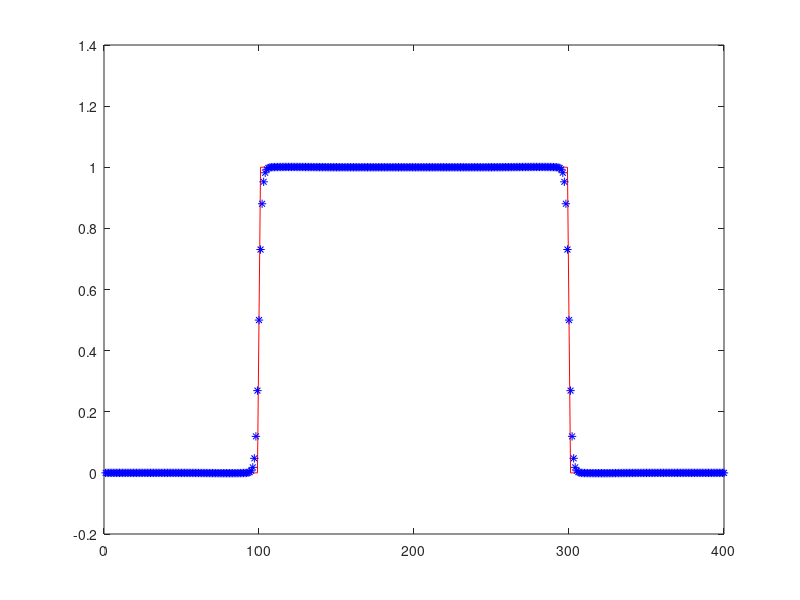

The MATLAB script that drew this image: (Note: this script raises an error after producing the figure.)
%In this version, CH solution is by FFT and width calculation is by taking
%derivative of conc using central difference followed by intepolation at
%ends of the interface. This is a wrong approach. The interpolation should
%be done about the point of symmetry as in v0 and v2 of the code.

clear all;
D=1.0;dt=0.01;N=400;
A=1.0;kappa=1.0;nstep=8000;
col_labels={'width_spec';'width_analytical'}; 

% Declarations
conc=zeros(N,1);
c_prime=zeros(N, 1);

% Initial profile
for i=1:N
    if (i>N/4 && i<3*N/4)
        conc(i)=1;
    end
    if ((i==N/4) || (i==3*N/4))
        conc(i)=0.5;
    end
end

plot(conc, 'r')
hold on

% Define g
g=zeros(N,1);

% Periodic Boundary
halfN=N/2;
delk=2*pi/N;

% Evolve the profile
for p=1:nstep
    
    % Define g
    g=2*A*conc.*(1-conc).*(1-2*conc);
    
    % FFT
    c_hat=fft(conc);
    g_hat=fft(g);
    
    for i=1:N
        
        %Periodic Boundary Condition
        if ((i) <= halfN)
            k=(i)*delk;
        end
        
        if ((i) > halfN)
            k=(i-N)*delk;
        end
        
        k2=k*k;
        k4=k2*k2;
        
        c_hat(i)=(c_hat(i)-dt*k2*g_hat(i))/(1+2*k4*dt);
    end
    
    conc=real(ifft(c_hat));
    
end
plot(conc, 'b*');

x1=get_N(conc, 0.1);
x2=get_N(conc, 0.9);
width_spec=x2-x1;
display(width_spec)

%% Functions

function x_value = get_N(conc_vector, c_value)
istep=numel(conc_vector)/2;
conc_vector=conc_vector-c_value;

for i=1:istep
    if(conc_vector(i)>0)
        x1=i;
        x2=i-1;
        break;
    end
end

N1=conc_vector(x1)+c_value;
N2=conc_vector(x2)+c_value;

m=(N2-N1)/(x2-x1);
c=N1-m*x1;

x_value=(c_value-c)/m;

end

